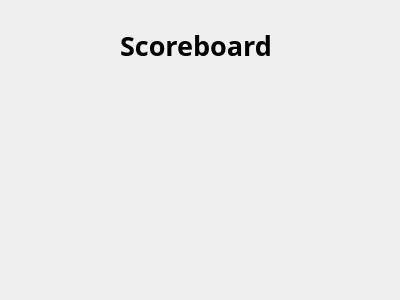
<?xml version="1.0" encoding="UTF-8"?>
<ui version="4.0">
 <class>scoreboardMenu</class>
 <widget class="QDialog" name="scoreboardMenu">
  <property name="geometry">
   <rect>
    <x>0</x>
    <y>0</y>
    <width>400</width>
    <height>300</height>
   </rect>
  </property>
  <property name="windowTitle">
   <string>Dialog</string>
  </property>
  <widget class="QLabel" name="label">
   <property name="geometry">
    <rect>
     <x>120</x>
     <y>30</y>
     <width>151</width>
     <height>31</height>
    </rect>
   </property>
   <property name="font">
    <font>
     <family>Berlin Sans FB</family>
     <pointsize>20</pointsize>
     <weight>75</weight>
     <bold>true</bold>
    </font>
   </property>
   <property name="text">
    <string>Scoreboard</string>
   </property>
  </widget>
 </widget>
 <resources/>
 <connections/>
</ui>
